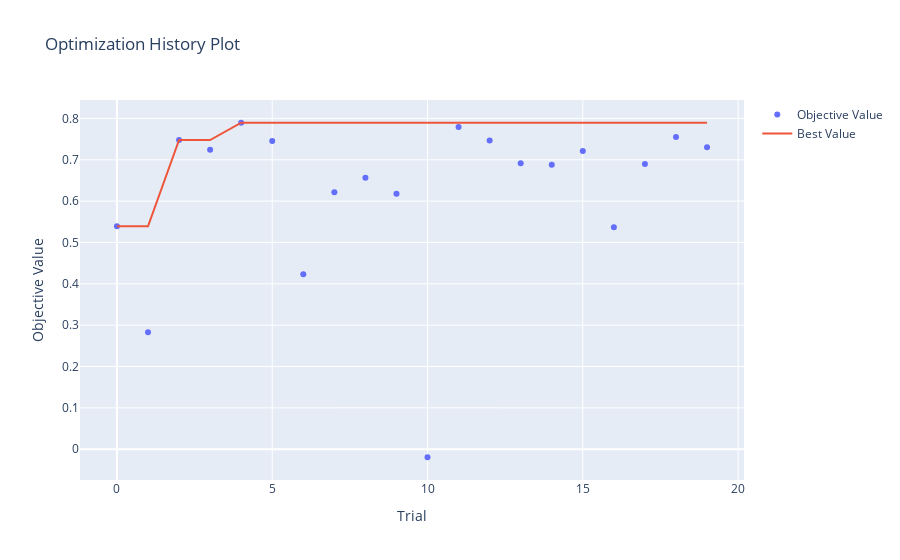
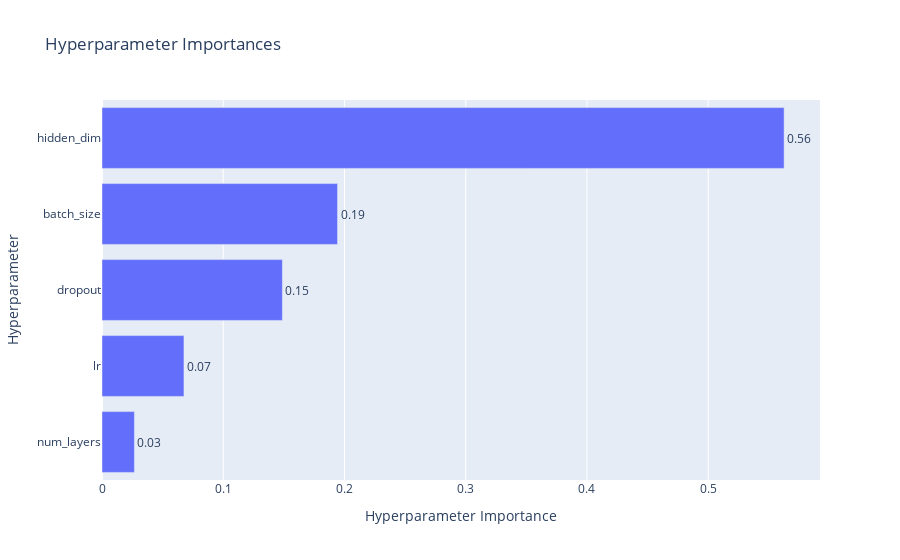

Notebook code cell kept with these figures, in order:
### Markdown cell above
---

### Code cell
final_model = train_model(X_train, y_train, best_params, X_test, y_test)

results = evaluate_model(final_model, X_test, y_test, device=best_params['device'])

# Simpan model
torch.save({
    'model_state_dict': final_model.state_dict(),
    'params': best_params,
    'results': results
}, './models/final_aesindo_model.pt')

# Visualisasi optimasi
optuna.visualization.plot_optimization_history(study).show()
optuna.visualization.plot_param_importances(study).show()

### Figure 1 — Plotly figure (JSON) as saved in the notebook; plotly's stock layout.template omitted (floating-point values rounded to 4 significant figures)
{"data": [{"mode": "markers", "name": "Objective Value", "type": "scatter", "x": [0, 1, 2, 3, 4, 5, 6, 7, 8, 9, 10, 11, 12, 13, 14, 15, 16, 17, 18, 19], "y": [0.5393, 0.283, 0.7479, 0.724, 0.7896, 0.7457, 0.4232, 0.6215, 0.6563, 0.618, -0.01947, 0.7792, 0.7468, 0.6914, 0.6882, 0.721, 0.5368, 0.6899, 0.7549, 0.7306]}, {"mode": "lines", "name": "Best Value", "type": "scatter", "x": [0, 1, 2, 3, 4, 5, 6, 7, 8, 9, 10, 11, 12, 13, 14, 15, 16, 17, 18, 19], "y": [0.5393, 0.5393, 0.7479, 0.7479, 0.7896, 0.7896, 0.7896, 0.7896, 0.7896, 0.7896, 0.7896, 0.7896, 0.7896, 0.7896, 0.7896, 0.7896, 0.7896, 0.7896, 0.7896, 0.7896]}, {"marker": {"color": "#cccccc"}, "mode": "markers", "name": "Infeasible Trial", "showlegend": false, "type": "scatter", "x": [], "y": []}], "layout": {"title": {"text": "Optimization History Plot"}, "xaxis": {"title": {"text": "Trial"}}, "yaxis": {"title": {"text": "Objective Value"}}}}

### Figure 2 — Plotly figure (JSON) as saved in the notebook; plotly's stock layout.template omitted (floating-point values rounded to 4 significant figures)
{"data": [{"cliponaxis": false, "hovertemplate": ["num_layers (IntDistribution): 0.026737724067704464<extra></extra>", "lr (FloatDistribution): 0.06759325140970927<extra></extra>", "dropout (FloatDistribution): 0.14877847395019836<extra></extra>", "batch_size (CategoricalDistribution): 0.19427688780002514<extra></extra>", "hidden_dim (CategoricalDistribution): 0.5626136627723628<extra></extra>"], "name": "Objective Value", "orientation": "h", "text": ["0.03", "0.07", "0.15", "0.19", "0.56"], "textposition": "outside", "type": "bar", "x": [0.02674, 0.06759, 0.1488, 0.1943, 0.5626], "y": ["num_layers", "lr", "dropout", "batch_size", "hidden_dim"]}], "layout": {"title": {"text": "Hyperparameter Importances"}, "xaxis": {"title": {"text": "Hyperparameter Importance"}}, "yaxis": {"title": {"text": "Hyperparameter"}}}}
